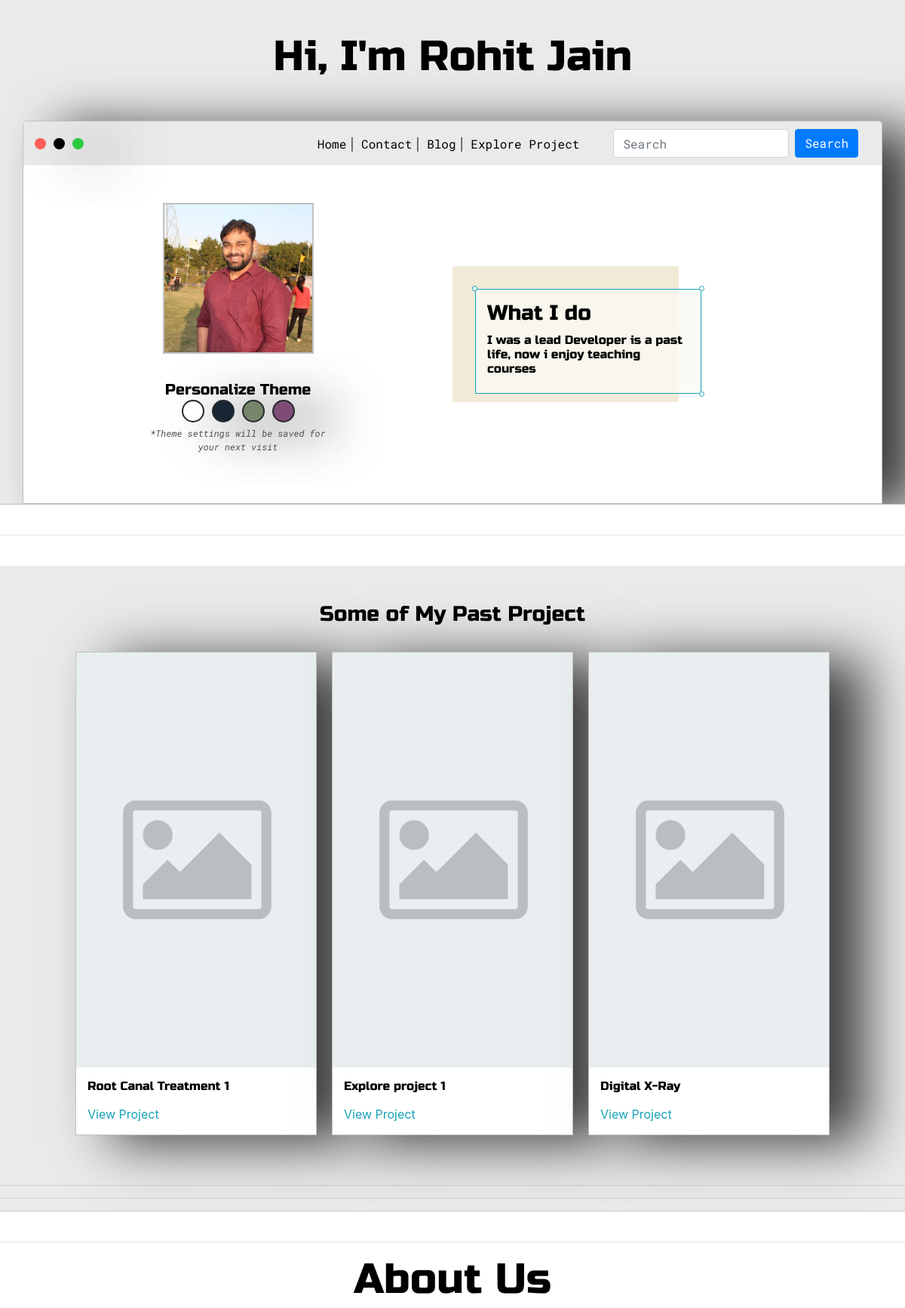
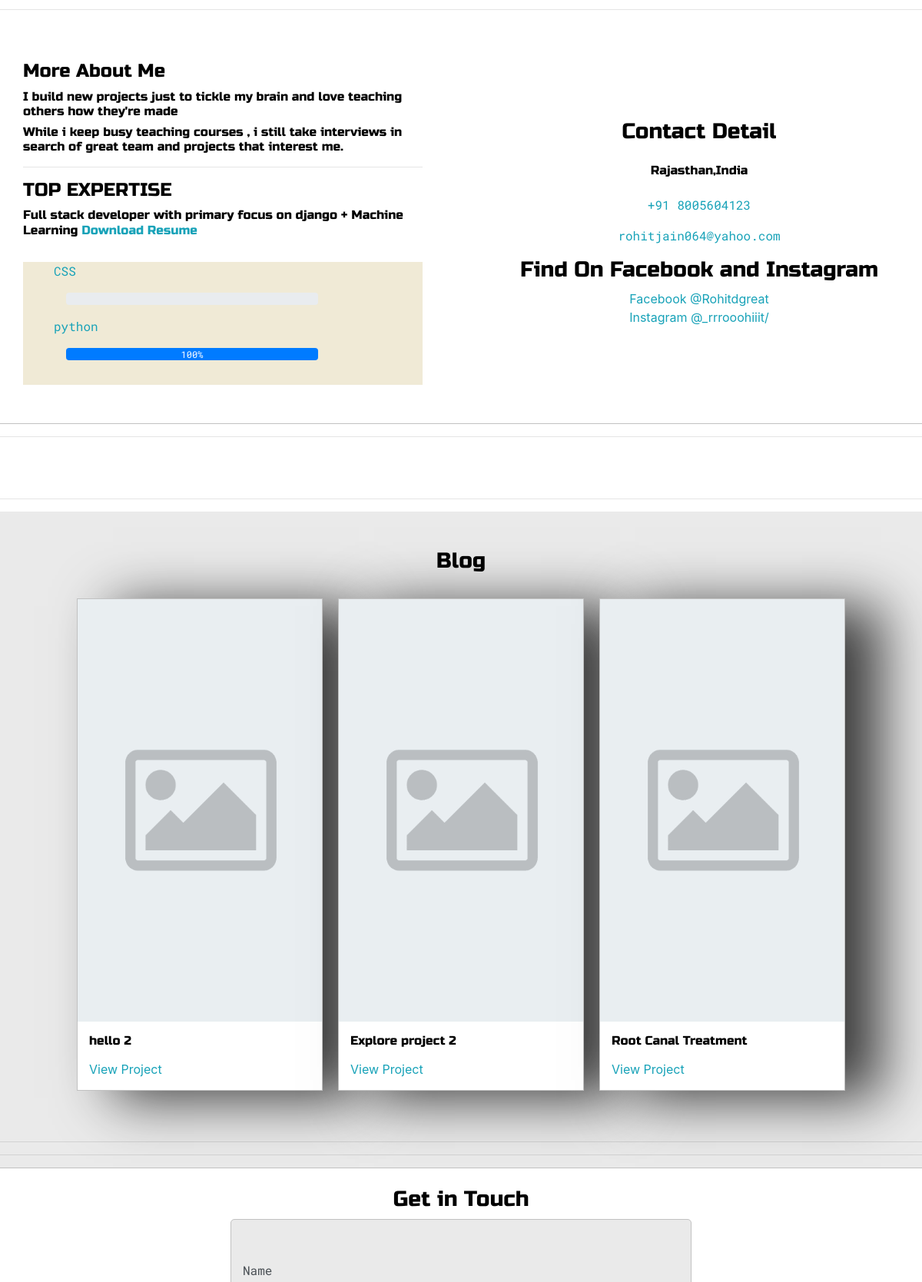
The page / (upper part) on the database its author committed (2 pictures, top to bottom).
### myproject/models.py (models this page shows, shortened)
class ExploreProject(models.Model):
    title = models.CharField(max_length=200)
    thumbnail = models.ImageField(null=True, blank=True, upload_to='explore_project_images', default='placeholder.png')
    body = RichTextUploadingField(null=True, blank=True)
    created = models.DateTimeField(auto_now_add=True)
    active = models.BooleanField(default=False)
    featured = models.BooleanField(default=False)
    type = models.ManyToManyField(Type)
    timestamp = models.DateTimeField(default=now)

### myblog/models.py (models this page shows, shortened)
class Tag(models.Model):
    name=models.CharField(max_length=200)
    percent=models.IntegerField(default=0)
    timestamp = models.DateTimeField(default=now)
    def __str__(self):
        return self.name

class Post(models.Model):
    title=models.CharField(max_length=200)
    thumbnail=models.ImageField(null=True,blank=True,upload_to='post_images',default='placeholder.png')
    body=RichTextUploadingField(null=True,blank=True)
    created=models.DateTimeField(auto_now_add=True)
    active=models.BooleanField(default=False)
    featured=models.BooleanField(default=False)
    tags=models.ManyToManyField(Tag)
    timestamp=models.DateTimeField(default=now)

### myblog/views.py (the view)
# urls.py: path('',home,name='home'),
def home(request):
    posts=Post.objects.filter(active=True,featured=True)[0:3]
    explore_project=ExploreProject.objects.filter(active=True,featured=True)[0:3]
    context={'posts':posts,'tags':Tag.objects.all().order_by('-timestamp'),
             'explore_project':explore_project,
             }
    return render(request,'index.html',context)

### myblog/templates/index.html (shortened to what this page needs)
<!DOCTYPE html>
{% load static %}
<html lang="en">
<head>
    <link rel="stylesheet" href="https://cdn.jsdelivr.net/npm/bootstrap@4.6.0/dist/css/bootstrap.min.css">
    <link rel="stylesheet" type="text/css" href="{% static 'css/default.css' %}">
    <link id="theme-style" rel="stylesheet" type="text/css" href="{% static 'css/default.css' %}">
</head>
<body>
<section class="s1">
    <div class="main-container">
        <div class="greeting-wrapper">
        <h1>Hi, I'm Rohit Jain</h1>
        </div>
        <div class="intro-wrapper">
{% include 'navbar.html' %}
              <div class="left-column">
               <img id="profile_pic" src="{% static 'images/me.jpeg' %}">
                  <br>
                  <br>
                  <h5 style="text-align: center;line-height:0">Personalize Theme</h5>
                  <div id="theme-options-wrapper">
                      <div data-mode="light" id="light-mode" class="theme-dot"></div>
                      <div data-mode="blue" id="blue-mode" class="theme-dot"></div>
                      <div data-mode="green" id="green-mode" class="theme-dot"></div>
                      <div data-mode="purple" id="purple-mode" class="theme-dot"></div>
                  </div>
                  <p id="setting-note">*Theme settings will be saved for<br>your next visit</p>
            </div>
              <div class="right-column">
                  <div id="preview-shadow">
                       <div id="preview">
                      <div id="corner-tr" class="corner"></div>
                      <h3>What I do</h3>
                      <h6>I was a lead Developer is a past life,
                      now i enjoy teaching courses</h6>
                      <div id="corner-br" class="corner"></div>
                      <div id="corner-bl" class="corner"></div>
                  </div>
                  </div>
                </div>
        </div>
    </div>
</section>
<br>
<hr>
<br>
<div id="exploreproject">
<section class="s1">
    <div class="main-container">
    <br>
    <br>
         <h3 style="text-align:center; ">Some of My Past Project</h3>
    <br>
      <div class="post-wrapper">
{% for ep in explore_project  %}
<div>
    <div class="post">
    <img class="thumbnail" src="{{ ep.thumbnail.url }}">
    <div class="post-preview">
        <h6 class="post-title">{{ ep.title }}</h6>
        <a href="{% url 'project_by_slug' ep.id %}">View Project</a>
    </div>
</div>
</div>
          {% endfor %}
      </div>
    </div>
 <center>
    <hr>
    <hr>
</center>
</section>
</div>
<section class="s2">
<br>
<hr>
  <center> <h1>About Us</h1></center>
<hr>
    <div class="main-container">
        <div class="about-wrapper">
            <div class="about-me">
                <h4>More About Me</h4>
                <h6>I build new projects just to tickle my brain
                and love teaching others how they're made</h6>
                <h6>
                    While i keep busy teaching courses , i still
                    take interviews in search of great team and projects
                    that interest me.
                </h6>
                <hr>
                <h4>TOP EXPERTISE</h4>
                <h6>Full stack developer with primary focus on django + Machine Learning <a href="" target="_blank">Download Resume</a> </h6>
                <br>
                <div id="skills">
                    <ul>
                {% for tag in tags %}
                      <li>
                   <a href="{% url 'tag'  tag.id %}">{{ tag }}</a>
                     <li>
                  <div class="w-75 p-3">
                         <div class="progress ">
  <div class="progress-bar progress-bar-primary" role="progressbar" aria-valuenow="70"
  aria-valuemin="0" aria-valuemax="100" style="width:{{ tag.percent }}%">
      {{ tag.percent }}%
  </div>
                         </div>
</div>
                      </li>
                        {% endfor %}
                    </ul>
                </div>
            </div>
             <div class="social-links">
                <h3>Contact Detail</h3>
                   <p> <h6>Rajasthan,India</h6></p>
      <p> <a href="tel:+91 8005604123">+91 8005604123</a> </p>
      <p><a href="mailto:rohitjain064@yahoo.com">rohitjain064@yahoo.com</a> </p>
                 <h3>Find On Facebook and Instagram</h3>
                 <a target="_blank" href="https://www.facebook.com/Rohitdgreat">Facebook @Rohitdgreat</a>
                 <a target="_blank" href="https://www.instagram.com/_rrrooohiiit/">Instagram @_rrrooohiiit/</a>
            </div>
        </div>
</section>
<hr>
<br>
<br>
<hr>
<div id="blog">
   <section class="s1">
    <div class="main-container">
    <br>
    <br>
         <h3 style="text-align:center; ">Blog</h3>
    <br>
      <div class="post-wrapper">
{% for post in posts  %}
<div>
    <div class="post">
    <img class="thumbnail" src="{{ post.thumbnail.url }}">
    <div class="post-preview">
        <h6 class="post-title">{{ post.title }}</h6>
        <a href="{% url 'posts'  %}">View Project</a>
    </div>
</div>
</div>
          {% endfor %}
      </div>
    </div>
   <center>
    <hr>
<hr>
</center>
</section>
</div>
<br>
    <section id="contact" class="s2">
    <div class="main-container">
    <h3 style="text-align:center ">Get in Touch</h3>
        <form id="contact-form" method="post" action="{% url 'send_email' %}">
            <label><a>Name</a></label>
        </form>
    </div>
</section>
</body>
</html>

### myblog/templates/navbar.html (shortened to what this page needs)
    <div class="nav-wrapper">
              <a href="{% url 'home' %}">
                   <div class="dots-wrapper">
                   <div data id="dot-1" class="browser-dot"></div>
                   <div id="dot=2" class="browser-dot"></div>
                   <div id="dot-3" class="browser-dot"></div>
               </div>
              </a>
                <ul id="navigation">
                 <li><a href="{% url 'home' %}">Home</a></li>|
                    <li><a href="/#contact">Contact</a></li>|
                    <li><a href="{% url 'posts' %}">Blog </a></li>|
                <li><a href="{% url 'all_project' %}">Explore Project </a></li>
                     <li>
                           <form  method='get' action="{% url 'search' %}" class="form-inline my-2 my-lg-0 mx-3">
        <input name="search" id="search" class="form-control mr-sm-2" type="search" placeholder="Search" aria-label="Search">
      <button class="btn btn-primary my-2 my-sm-0" type="submit">Search</button>
    </form>
                    </li>
                </ul>
            </div>

### rows shown on the page
ExploreProject: thumbnail (placeholder picture), title "Root Canal Treatment 1"
ExploreProject: thumbnail (placeholder picture), title "Explore project 1"
ExploreProject: thumbnail (placeholder picture), title "Digital X-Ray"
Tag: name "CSS"
Tag: name "python", percent "100"
Post: thumbnail (placeholder picture), title "hello 2"
Post: thumbnail (placeholder picture), title "Explore project 2"
Post: thumbnail (placeholder picture), title "Root Canal Treatment"
